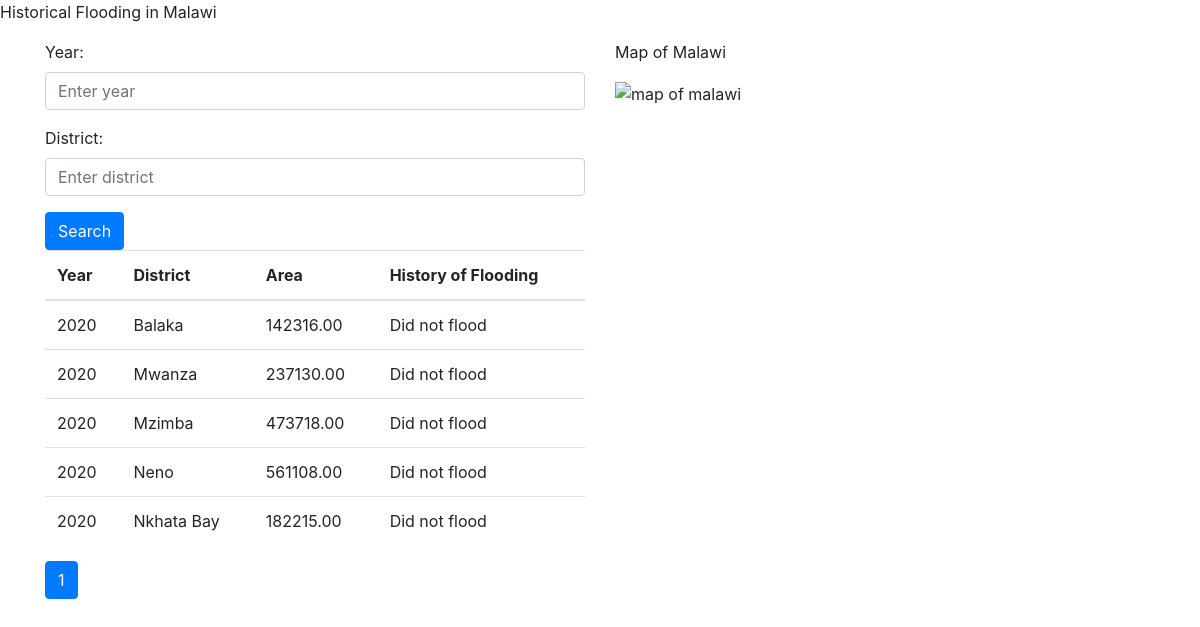
The page /body.php?year=2020 on the database its author committed.
### tables this page shows
CREATE TABLE `flooding` (
  `flood_id` int(32) NOT NULL AUTO_INCREMENT,
  `district_id` int(11) NOT NULL,
  `year` int(11) NOT NULL,
  `flooding` int(11) NOT NULL,
  PRIMARY KEY (`flood_id`),
  KEY `district_id` (`district_id`),
  CONSTRAINT `flooding_ibfk_1` FOREIGN KEY (`district_id`) REFERENCES `districts` (`district_id`)
);

CREATE TABLE `districts` (
  `district_id` int(11) NOT NULL AUTO_INCREMENT,
  `district_name` varchar(255) NOT NULL,
  `longitude` decimal(10,8) NOT NULL,
  `latitude` decimal(10,8) NOT NULL,
  `urban_population` int(11) NOT NULL,
  `land_area` decimal(10,2) NOT NULL,
  PRIMARY KEY (`district_id`)
);

### body.php (the view, shortened to what this page needs)
<!DOCTYPE html>
<html>
<head>
	<link rel="stylesheet" href="https://maxcdn.bootstrapcdn.com/bootstrap/4.5.2/css/bootstrap.min.css">
</head>
<body>
    <p>Historical Flooding in Malawi</p>
	<div class="container">
		<div class="row">
			<div class="col-sm-6">
                <div class="search">
                    <form method="GET">
                        <div class="form-group">
                            <label for="year">Year:</label>
                            <input type="text" name="year" id="year" class="form-control" placeholder="Enter year">
                        </div>
                        <div class="form-group">
                            <label for="district">District:</label>
                            <input type="text" name="district" id="district" class="form-control" placeholder="Enter district">
                        </div>
                        <button type="submit" class="btn btn-primary">Search</button>
                    </form>
                </div>
                <?php
        require_once 'config.php';
        $page = isset($_GET['page']) ? (int)$_GET['page'] : 1;
        $perPage = 5;
        $start = ($page > 1) ? ($page * $perPage) - $perPage : 0;
        $year = isset($_GET['year']) ? $_GET['year'] : '';
        $district = isset($_GET['district']) ? $_GET['district'] : '';
        $query = "SELECT districts.district_name, districts.land_area, flooding.year, flooding.flooding FROM districts INNER JOIN flooding ON districts.district_id = flooding.district_id WHERE 1=1";
        if(!empty($year)) {
            $query .= " AND flooding.year = '$year'";
        }
        $query .= " ORDER BY year DESC LIMIT $start, $perPage";
        $result = mysqli_query($conn, $query);
        $total = mysqli_num_rows($result);
        if($total > 0) {
            echo "<table class='table'>";
            echo "<thead><tr><th>Year</th><th>District</th><th>Area</th><th>History of Flooding</th></tr></thead>";
            echo "<tbody>";
            while($row = mysqli_fetch_assoc($result)) {
                echo "<tr>";
                echo "<td>".$row['year']."</td>";
                echo "<td>".$row['district_name']."</td>";
                echo "<td>".$row['land_area']."</td>";
                echo "<td>".($row['flooding'] == 1 ? 'Flooded' : 'Did not flood')."</td>";
                echo "</tr>";
            }
            echo "</tbody>";
            echo "</table>";
            $totalPages = ceil($total / $perPage);
            echo "<nav aria-label='Pagination'>";
            echo "<ul class='pagination'>";
            for($i = 1; $i <= $totalPages; $i++) {
                echo "<li class='page-item".($page == $i ? ' active' : '')."'>";
                echo "<a class='page-link' href='home.php?page=$i&year=$year&district=$district'>$i</a>";
                echo "</li>";
            }
            echo "</ul>";
            echo "</nav>";
        } else {
            echo "<p>No flooding areas.</p>";
        }
    ?>
			</div>
			<div class="col-sm-6">
				<p>Map of Malawi</p>
                <img src="/home/ariel/Desktop/work/Flood-Prediction-MW/images/download.jpeg" alt="map of malawi">
			</div>
		</div>
	</div>
</body>
</html>

### rows shown on the page
flooding: year "2020", district.district_name "Balaka", district.land_area "142316.00", flooding "Did not flood"
flooding: year "2020", district.district_name "Mwanza", district.land_area "237130.00", flooding "Did not flood"
flooding: year "2020", district.district_name "Mzimba", district.land_area "473718.00", flooding "Did not flood"
flooding: year "2020", district.district_name "Neno", district.land_area "561108.00", flooding "Did not flood"
flooding: year "2020", district.district_name "Nkhata Bay", district.land_area "182215.00", flooding "Did not flood"
